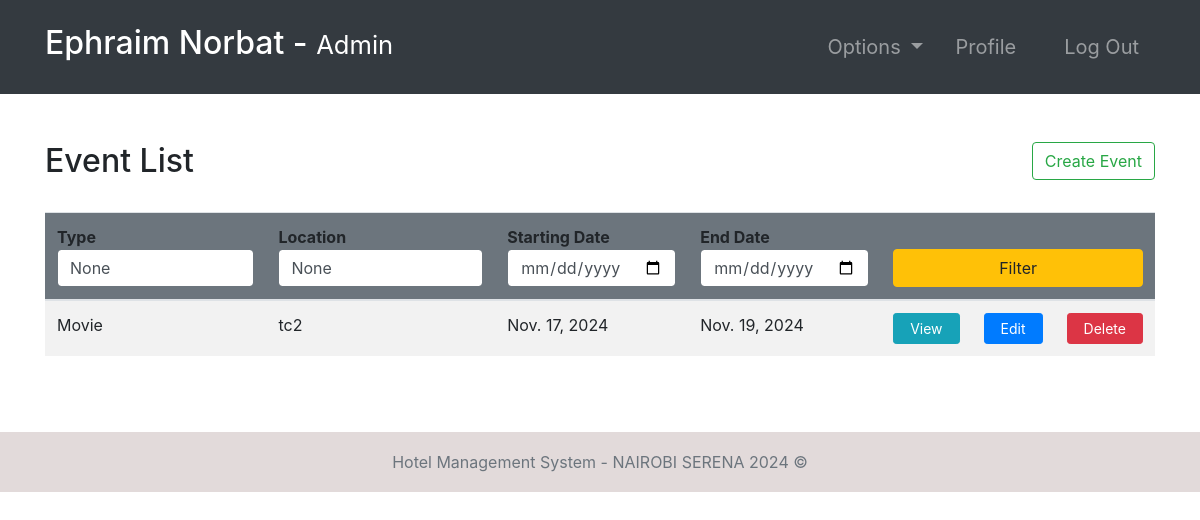
/events/ (signed in), run on the app's committed database.
### hotel/models.py (models this page shows, shortened)
class Event(models.Model):
    EVENT_TYPES = (
        ('Movie', 'Movie'),
        ('Theater', 'Theater'),
        ('Conference', 'Conference'),
        ('Concert', 'Concert'),
        ('Entertainment', 'Entertainment'),
        ('Live Music', 'Live Music'),
    )
    eventType = models.CharField(max_length=20, choices=EVENT_TYPES)
    location = models.CharField(max_length=100)
    startDate = models.DateField()
    endDate = models.DateField()
    explanation = models.TextField()

### hotel/views.py (the view, shortened to what this page needs)
# urls.py: path('events/', events, name="events"),
@login_required(login_url='login')
def events(request):
    role = str(request.user.groups.all()[0])
    path = role + "/"
    events = Event.objects.all()
    attendedEvents = None
    if role == 'guest':
        attendedEvents = EventAttendees.objects.filter(
            guest=request.user.guest)
    context = {
        "role": role,
        'events': events,
        'attendedEvents': attendedEvents,
        "type": request.POST.get("type"),
        "location": request.POST.get("location"),
        "fd": request.POST.get("fd"),
        "ed": request.POST.get("ed")
    }
    return render(request, path + "events.html", context)

### Templates/admin/events.html
{% extends '../index.html' %}
{% block context %}
{% include '../common_pages/authorized-events.html' %}
{% endblock %}

### Templates/incs/nav.html (shortened to what this page needs)
<nav class="navbar navbar-dark bg-dark navbar-expand-lg py-3 " role="navigation">
    <div class="container">
        <a href="" class="navbar-brand">
            <h2 class="text-capitalize">
                {{ request.user.first_name }} {{ request.user.last_name }} -
                <small>
                    {{ role }}
                </small>
            </h2>
        </a>
        <div class="collapse navbar-collapse" id="navbarTags">
            <ul class="navbar-nav ml-auto">
                <li class="nav-item dropdown p-2">
                    <a class="nav-link dropdown-toggle" href="#" id="navbarDropdown" role="button"
                        data-toggle="dropdown" aria-haspopup="true" aria-expanded="false">
                        Options
                    </a>
                </li>
                <li class="nav-item mr-3 p-2">
                    {% if role == 'staff' or role == 'receptionist' or role == 'admin' or role == 'manager' %}
                    <a href="{% url 'employee-profile' user.id %}" class="nav-link">Profile</a>
                    {% endif %}
                </li>
                <li class="nav-item p-2 ">
                    <a href="{% url 'logout' %}" class="nav-link">Log Out</a>
                </li>
            </ul>
        </div>
    </div>
</nav>

### Templates/common_pages/authorized-events.html (shortened to what this page needs)
<div class="container py-5">
    <div class="table-header row">
        <div class="col-sm-9 col-md-9 col-lg-9 mb-4">
            <h2>Event List</h2>
        </div>
        {% if role == "manager" or role == "admin"%}
        <div class="col-sm-3 col-md-3 col-lg-3 mb-4">
            <form action="" method="post">
                <a href="{% url 'createEvent' %}" class="float-right btn btn-outline-success" type="submit">Create
                    Event</a>
            </form>
        </div>
        {% endif %}
    </div>
    <table class="table table-hover table-striped">
        <thead class="bg-secondary rounded">
            <tr>
                <form action="" method="POST">
                    <th>Type <input type="text" name="type" value="{{type}}"
                            class="form-control border border-secondary"></th>
                    <th>Location <input type="text" name="location" value="{{location}}"
                            class="form-control border border-secondary"></th>
                    <th>Starting Date <input type="date" name="fd" value="{{fd}}"
                            class="form-control border border-secondary"></th>
                    <th>End Date <input type="date" name="ed" value="{{ed}}"
                            class="form-control border border-secondary"></th>
                    <th colspan="3"><button type="submit" name="filter" class="btn btn-warning w-100">Filter</button>
                    </th>
                </form>
            </tr>
        </thead>
        <tbody>
            {% for event in events %}
            <tr>
                <td>{{ event.eventType }}</td>
                <td>{{ event.location }}</td>
                <td>{{ event.startDate }}</td>
                <td>{{ event.endDate }}</td>
                <td> <a href="{% url 'event-profile' event.id %}" class="btn btn-sm btn-info px-3">View</a></td>
                {% if role == "manager" or role == "admin" %}
                <td> <a href="{% url 'event-edit' event.id %}" class="btn btn-sm btn-primary px-3">Edit</a></td>
                <td> <a href="{% url 'deleteEvent' event.id %}" class="btn btn-sm btn-danger px-3">Delete</a> </td>
                {% endif %}
            </tr>
            {% endfor %}
        </tbody>
    </table>
</div>

### static/css/main.css (style rules this page uses)
* { margin: 0; padding: 0; -webkit-font-smoothing: antialiased; }
body { position: relative; }
nav .nav-item { font-size: 20px; }

### data on the page
Event: eventType "Movie", location "tc2", startDate "Nov. 17, 2024", endDate "Nov. 19, 2024"

### other printed values
{{ request.user.first_name }} "Ephraim"
{{ request.user.last_name }} "Norbat"
{{ role }} "Admin"
